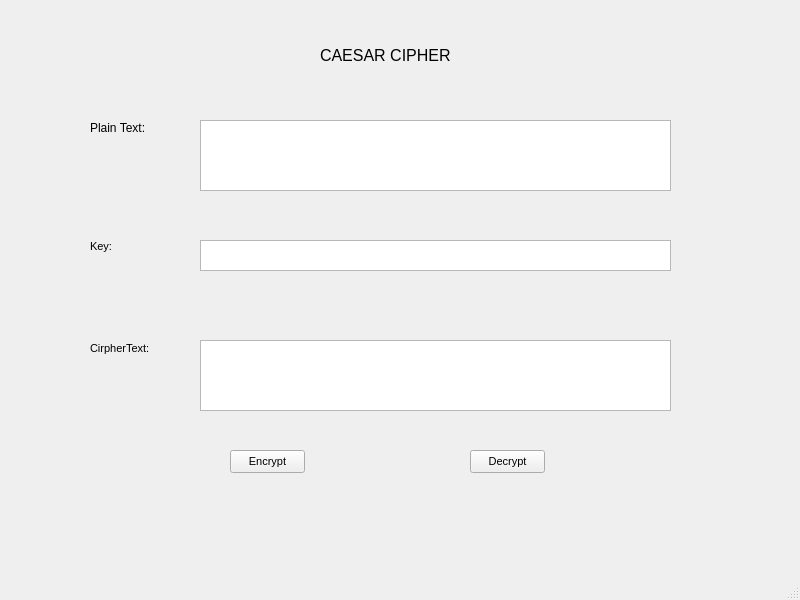
<?xml version="1.0" encoding="UTF-8"?>
<ui version="4.0">
 <class>MainWindow</class>
 <widget class="QMainWindow" name="MainWindow">
  <property name="geometry">
   <rect>
    <x>0</x>
    <y>0</y>
    <width>800</width>
    <height>600</height>
   </rect>
  </property>
  <property name="windowTitle">
   <string>MainWindow</string>
  </property>
  <widget class="QWidget" name="centralwidget">
   <widget class="QPlainTextEdit" name="txt_plain_text">
    <property name="geometry">
     <rect>
      <x>200</x>
      <y>120</y>
      <width>471</width>
      <height>71</height>
     </rect>
    </property>
   </widget>
   <widget class="QLabel" name="label">
    <property name="geometry">
     <rect>
      <x>320</x>
      <y>30</y>
      <width>151</width>
      <height>51</height>
     </rect>
    </property>
    <property name="font">
     <font>
      <pointsize>12</pointsize>
     </font>
    </property>
    <property name="text">
     <string>CAESAR CIPHER</string>
    </property>
   </widget>
   <widget class="QPushButton" name="decrypt_button">
    <property name="geometry">
     <rect>
      <x>470</x>
      <y>450</y>
      <width>75</width>
      <height>23</height>
     </rect>
    </property>
    <property name="font">
     <font>
      <pointsize>8</pointsize>
      <weight>50</weight>
      <bold>false</bold>
     </font>
    </property>
    <property name="text">
     <string>Decrypt</string>
    </property>
   </widget>
   <widget class="QLabel" name="label_2">
    <property name="geometry">
     <rect>
      <x>90</x>
      <y>120</y>
      <width>61</width>
      <height>16</height>
     </rect>
    </property>
    <property name="font">
     <font>
      <pointsize>9</pointsize>
      <weight>50</weight>
      <bold>false</bold>
     </font>
    </property>
    <property name="text">
     <string>Plain Text:</string>
    </property>
   </widget>
   <widget class="QLabel" name="label_3">
    <property name="geometry">
     <rect>
      <x>90</x>
      <y>240</y>
      <width>47</width>
      <height>13</height>
     </rect>
    </property>
    <property name="font">
     <font>
      <pointsize>8</pointsize>
      <weight>50</weight>
      <bold>false</bold>
     </font>
    </property>
    <property name="text">
     <string>Key:</string>
    </property>
   </widget>
   <widget class="QPlainTextEdit" name="txt_cipher_text">
    <property name="geometry">
     <rect>
      <x>200</x>
      <y>340</y>
      <width>471</width>
      <height>71</height>
     </rect>
    </property>
   </widget>
   <widget class="QPushButton" name="encrypt_button">
    <property name="geometry">
     <rect>
      <x>230</x>
      <y>450</y>
      <width>75</width>
      <height>23</height>
     </rect>
    </property>
    <property name="font">
     <font>
      <pointsize>8</pointsize>
      <weight>50</weight>
      <bold>false</bold>
     </font>
    </property>
    <property name="text">
     <string>Encrypt</string>
    </property>
   </widget>
   <widget class="QTextEdit" name="txt_key">
    <property name="geometry">
     <rect>
      <x>200</x>
      <y>240</y>
      <width>471</width>
      <height>31</height>
     </rect>
    </property>
   </widget>
   <widget class="QLabel" name="label_4">
    <property name="geometry">
     <rect>
      <x>90</x>
      <y>340</y>
      <width>61</width>
      <height>16</height>
     </rect>
    </property>
    <property name="font">
     <font>
      <pointsize>8</pointsize>
      <weight>50</weight>
      <bold>false</bold>
     </font>
    </property>
    <property name="text">
     <string>CirpherText:</string>
    </property>
   </widget>
  </widget>
  <widget class="QMenuBar" name="menubar">
   <property name="geometry">
    <rect>
     <x>0</x>
     <y>0</y>
     <width>800</width>
     <height>21</height>
    </rect>
   </property>
  </widget>
  <widget class="QStatusBar" name="statusbar"/>
 </widget>
 <resources/>
 <connections/>
</ui>
